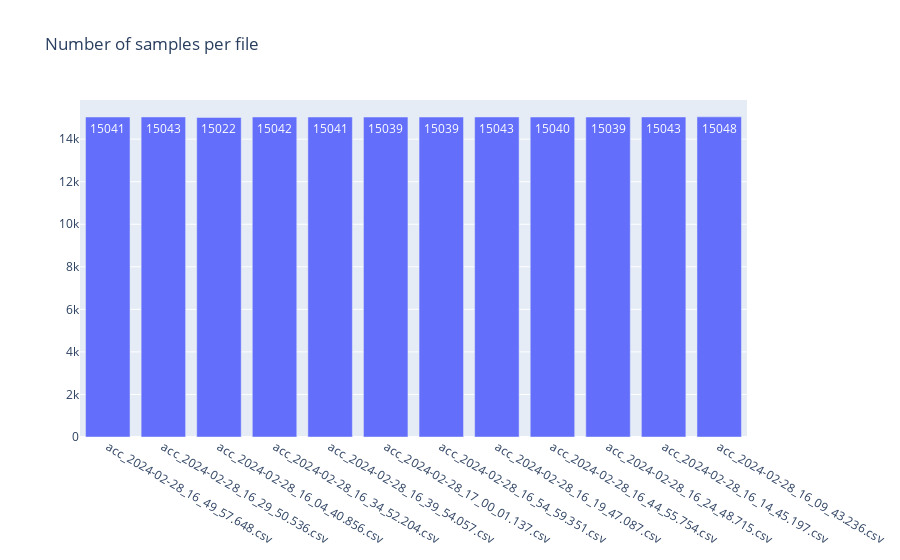
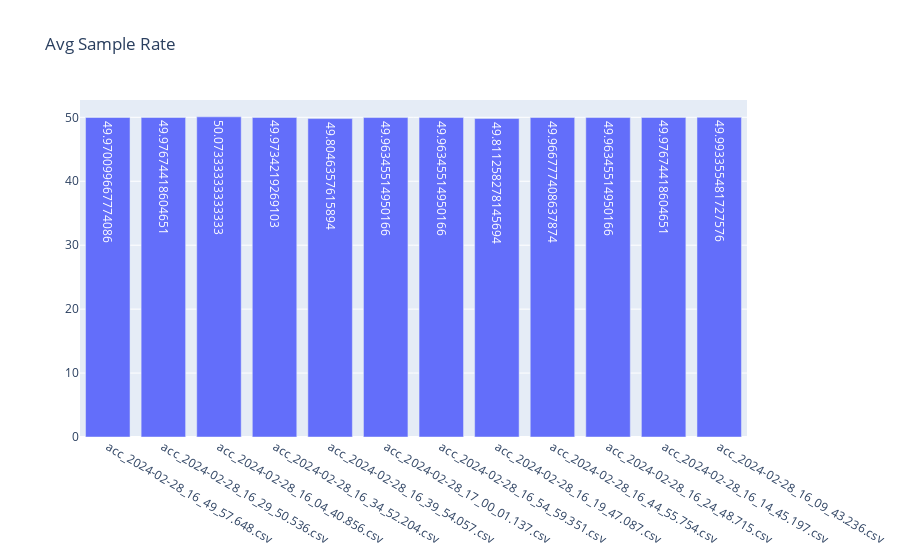

Notebook code for these charts, in order:
### Code cell
file_count_acc,num_values_in_file,df_lists_acc,file_name = file_count(directory_path, "acc")

### Figure 1 — Plotly figure (JSON) as saved in the notebook; plotly's stock layout.template omitted (floating-point values rounded to 4 significant figures)
{"data": [{"text": ["15041", "15043", "15022", "15042", "15041", "15039", "15039", "15043", "15040", "15039", "15043", "15048"], "textposition": "auto", "type": "bar", "x": ["acc_2024-02-28_16_49_57.648.csv", "acc_2024-02-28_16_29_50.536.csv", "acc_2024-02-28_16_04_40.856.csv", "acc_2024-02-28_16_34_52.204.csv", "acc_2024-02-28_16_39_54.057.csv", "acc_2024-02-28_17_00_01.137.csv", "acc_2024-02-28_16_54_59.351.csv", "acc_2024-02-28_16_19_47.087.csv", "acc_2024-02-28_16_44_55.754.csv", "acc_2024-02-28_16_24_48.715.csv", "acc_2024-02-28_16_14_45.197.csv", "acc_2024-02-28_16_09_43.236.csv"], "y": [15041, 15043, 15022, 15042, 15041, 15039, 15039, 15043, 15040, 15039, 15043, 15048]}], "layout": {"autosize": true, "title": {"text": "Number of samples per file"}, "xaxis": {"autorange": true, "range": [-0.5, 11.5], "type": "category"}, "yaxis": {"autorange": true, "range": [0, 15840], "type": "linear"}}}

### Figure 2 — Plotly figure (JSON) as saved in the notebook; plotly's stock layout.template omitted (floating-point values rounded to 4 significant figures)
{"data": [{"text": ["49.970099667774086", "49.97674418604651", "50.07333333333333", "49.9734219269103", "49.8046357615894", "49.96345514950166", "49.96345514950166", "49.811258278145694", "49.966777408637874", "49.96345514950166", "49.97674418604651", "49.993355481727576"], "textposition": "auto", "type": "bar", "x": ["acc_2024-02-28_16_49_57.648.csv", "acc_2024-02-28_16_29_50.536.csv", "acc_2024-02-28_16_04_40.856.csv", "acc_2024-02-28_16_34_52.204.csv", "acc_2024-02-28_16_39_54.057.csv", "acc_2024-02-28_17_00_01.137.csv", "acc_2024-02-28_16_54_59.351.csv", "acc_2024-02-28_16_19_47.087.csv", "acc_2024-02-28_16_44_55.754.csv", "acc_2024-02-28_16_24_48.715.csv", "acc_2024-02-28_16_14_45.197.csv", "acc_2024-02-28_16_09_43.236.csv"], "y": [49.97, 49.98, 50.07, 49.97, 49.8, 49.96, 49.96, 49.81, 49.97, 49.96, 49.98, 49.99]}], "layout": {"autosize": true, "title": {"text": "Avg Sample Rate"}, "xaxis": {"autorange": true, "range": [-0.5, 11.5], "type": "category"}, "yaxis": {"autorange": true, "range": [0, 52.71], "type": "linear"}}}
